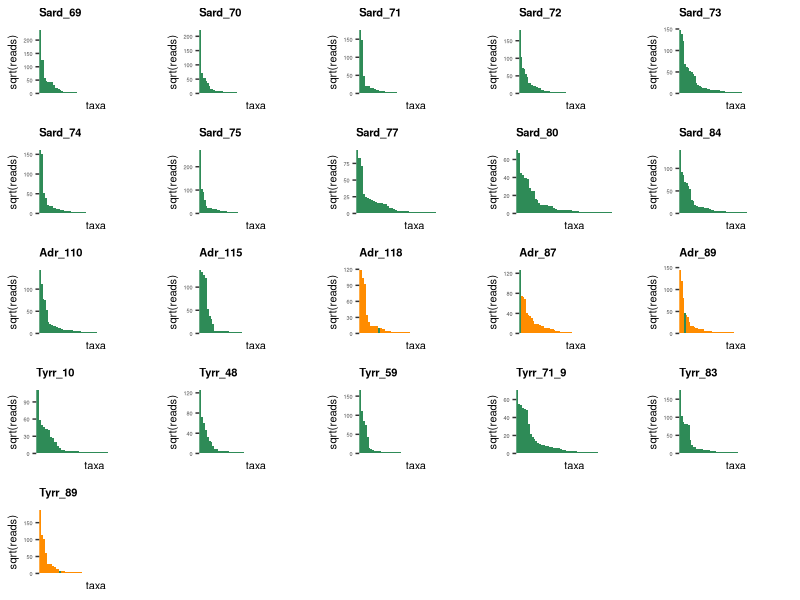

Recreate this plot in R.
### Load libraries 
library("ggplot2")
library("gridExtra")
library("stringr")

### Load abundance data
MetaAbund = read.csv("Metabarcoding.csv", stringsAsFactors = FALSE, sep = ",")
colnames(MetaAbund) = str_replace_all(colnames(MetaAbund), pattern = "[.]", replacement = " ")
CatchAbund <- read.csv("Species_Medits_2022_vertebrate.csv", stringsAsFactors = FALSE, sep = ",")
tot_abundance12S <- MetaAbund[,c(4:112)]
tot_abundance12S <- data.frame(species = colnames(tot_abundance12S),
                               totreads = apply(tot_abundance12S, 2, sum))
rownames(tot_abundance12S) <- NULL

##histograms by sampling site
abundance_12S <- MetaAbund[,c(1,4:112)]
abund_agg_12S <- aggregate(. ~ Staz, data = abundance_12S, mean)

#GSA11_69
abund_12S_69 <- data.frame(species = colnames(abund_agg_12S[-1]),
                           totreads = apply(abund_agg_12S[1,-1], 2, sum))
rownames(abund_12S_69) <- NULL
abund_12S_69 <- abund_12S_69[-which(abund_12S_69$totreads == 0),]
abund_12S_69 <- abund_12S_69[order(abund_12S_69$totreads, decreasing = TRUE),]
abund_12S_69$species =factor(abund_12S_69$species,levels=abund_12S_69$species)
abund_12S_69$group <- NA
bonus_species <- setdiff(unique(abund_12S_69$species), unique(CatchAbund$scientific_name))
for (i in 1:nrow(abund_12S_69)) {
  if(abund_12S_69$species[i] %in% bonus_species)
  {abund_12S_69$group[i] <- "MetabarcodingBonus"
  } else {
    abund_12S_69$group[i] <- "Metabarcoding&Catch"
  }
}

Prop_69 <- sum(abund_12S_69$totreads[1:2])/sum(abund_12S_69$totreads)

HistoAbund12S_69 <- ggplot(abund_12S_69,aes(x=species,y=totreads,fill=factor(group))) + 
  geom_bar(stat='identity', width = 1) + 
  scale_fill_manual(values = c("seagreen", "darkorange")) + 
  theme(axis.text.y = element_text(size = 4),
        axis.text.x = element_blank(),
        axis.title.x = element_text(size = 8),
        axis.title.y = element_text(size = 8),
        legend.position = "none",
        plot.title = element_text(colour = "black", size = 8, face = "bold"),
        panel.background = element_blank()) +
  guides(x = "none") +
  ggtitle("Sard_69") +
  labs(x = "taxa", y = "sqrt(reads)", col = "group")

#GSA11_70
abund_12S_70 <- data.frame(species = colnames(abund_agg_12S[-1]),
                           totreads = apply(abund_agg_12S[2,-1], 2, sum))
rownames(abund_12S_70) <- NULL
abund_12S_70 <- abund_12S_70[-which(abund_12S_70$totreads == 0),]
abund_12S_70 <- abund_12S_70[order(abund_12S_70$totreads, decreasing = TRUE),]
abund_12S_70$species =factor(abund_12S_70$species,levels=abund_12S_70$species)
abund_12S_70$group <- NA
bonus_species <- setdiff(unique(abund_12S_70$species), unique(CatchAbund$scientific_name))
for (i in 1:nrow(abund_12S_70)) {
  if(abund_12S_70$species[i] %in% bonus_species)
  {abund_12S_70$group[i] <- "MetabarcodingBonus"
  } else {
    abund_12S_70$group[i] <- "Metabarcoding&Catch"
  }
}

Prop_70 <- sum(abund_12S_70$totreads[1:5])/sum(abund_12S_70$totreads)

HistoAbund12S_70 <- ggplot(abund_12S_70,aes(x=species,y=totreads,fill=factor(group))) + 
  geom_bar(stat='identity', width = 1) + 
  scale_fill_manual(values = c("seagreen", "darkorange")) + 
  theme(axis.text.y = element_text(size = 4),
        axis.text.x = element_blank(),
        axis.title.x = element_text(size = 8),
        axis.title.y = element_text(size = 8),
        legend.position = "none",
        plot.title = element_text(colour = "black", size = 8, face = "bold"),
        panel.background = element_blank()) +
  guides(x = "none") +
  ggtitle("Sard_70") +
  labs(x = "taxa", y = "sqrt(reads)", col = "group")

#GSA11_71
abund_12S_71 <- data.frame(species = colnames(abund_agg_12S[-1]),
                           totreads = apply(abund_agg_12S[3,-1], 2, sum))
rownames(abund_12S_71) <- NULL
abund_12S_71 <- abund_12S_71[-which(abund_12S_71$totreads == 0),]
abund_12S_71 <- abund_12S_71[order(abund_12S_71$totreads, decreasing = TRUE),]
abund_12S_71$species =factor(abund_12S_71$species,levels=abund_12S_71$species)
abund_12S_71$group <- NA
bonus_species <- setdiff(unique(abund_12S_71$species), unique(CatchAbund$scientific_name))
for (i in 1:nrow(abund_12S_71)) {
  if(abund_12S_71$species[i] %in% bonus_species)
  {abund_12S_71$group[i] <- "MetabarcodingBonus"
  } else {
    abund_12S_71$group[i] <- "Metabarcoding&Catch"
  }
}

Prop_71 <- sum(abund_12S_71$totreads[1:12])/sum(abund_12S_71$totreads)

HistoAbund12S_71 <- ggplot(abund_12S_71,aes(x=species,y=totreads,fill=factor(group))) + 
  geom_bar(stat='identity', width = 1) + 
  scale_fill_manual(values = c("seagreen", "darkorange")) + 
  theme(axis.text.y = element_text(size = 4),
        axis.text.x = element_blank(),
        axis.title.x = element_text(size = 8),
        axis.title.y = element_text(size = 8),
        legend.position = "none",
        plot.title = element_text(colour = "black", size = 8, face = "bold"),
        panel.background = element_blank()) +
  guides(x = "none") +
  ggtitle("Sard_71") +
  labs(x = "taxa", y = "sqrt(reads)", col = "group")

#GSA11_72
abund_12S_72 <- data.frame(species = colnames(abund_agg_12S[-1]),
                           totreads = apply(abund_agg_12S[4,-1], 2, sum))
rownames(abund_12S_72) <- NULL
abund_12S_72 <- abund_12S_72[-which(abund_12S_72$totreads == 0),]
abund_12S_72 <- abund_12S_72[order(abund_12S_72$totreads, decreasing = TRUE),]
abund_12S_72$species =factor(abund_12S_72$species,levels=abund_12S_72$species)
abund_12S_72$group <- NA
bonus_species <- setdiff(unique(abund_12S_72$species), unique(CatchAbund$scientific_name))
for (i in 1:nrow(abund_12S_72)) {
  if(abund_12S_72$species[i] %in% bonus_species)
  {abund_12S_72$group[i] <- "MetabarcodingBonus"
  } else {
    abund_12S_72$group[i] <- "Metabarcoding&Catch"
  }
}

Prop_72 <- sum(abund_12S_72$totreads[1:8])/sum(abund_12S_72$totreads)

HistoAbund12S_72 <- ggplot(abund_12S_72,aes(x=species,y=totreads,fill=factor(group))) + 
  geom_bar(stat='identity', width = 1) + 
  scale_fill_manual(values = c("seagreen", "darkorange")) + 
  theme(axis.text.y = element_text(size = 4),
        axis.text.x = element_blank(),
        axis.title.x = element_text(size = 8),
        axis.title.y = element_text(size = 8),
        legend.position = "none",
        plot.title = element_text(colour = "black", size = 8, face = "bold"),
        panel.background = element_blank()) +
  guides(x = "none") +
  ggtitle("Sard_72") +
  labs(x = "taxa", y = "sqrt(reads)", col = "group")

#GSA11_73
abund_12S_73 <- data.frame(species = colnames(abund_agg_12S[-1]),
                           totreads = apply(abund_agg_12S[5,-1], 2, sum))
rownames(abund_12S_73) <- NULL
abund_12S_73 <- abund_12S_73[-which(abund_12S_73$totreads == 0),]
abund_12S_73 <- abund_12S_73[order(abund_12S_73$totreads, decreasing = TRUE),]
abund_12S_73$species =factor(abund_12S_73$species,levels=abund_12S_73$species)
abund_12S_73$group <- NA
bonus_species <- setdiff(unique(abund_12S_73$species), unique(CatchAbund$scientific_name))
for (i in 1:nrow(abund_12S_73)) {
  if(abund_12S_73$species[i] %in% bonus_species)
  {abund_12S_73$group[i] <- "MetabarcodingBonus"
  } else {
    abund_12S_73$group[i] <- "Metabarcoding&Catch"
  }
}

Prop_73 <- sum(abund_12S_73$totreads[1:6])/sum(abund_12S_73$totreads)

HistoAbund12S_73 <- ggplot(abund_12S_73,aes(x=species,y=totreads,fill=factor(group))) + 
  geom_bar(stat='identity', width = 1) + 
  scale_fill_manual(values = c("seagreen", "darkorange")) + 
  theme(axis.text.y = element_text(size = 4),
        axis.text.x = element_blank(),
        axis.title.x = element_text(size = 8),
        axis.title.y = element_text(size = 8),
        legend.position = "none",
        plot.title = element_text(colour = "black", size = 8, face = "bold"),
        panel.background = element_blank()) +
  guides(x = "none") +
  ggtitle("Sard_73") +
  labs(x = "taxa", y = "sqrt(reads)", col = "group")

#GSA11_74
abund_12S_74 <- data.frame(species = colnames(abund_agg_12S[-1]),
                           totreads = apply(abund_agg_12S[6,-1], 2, sum))
rownames(abund_12S_74) <- NULL
abund_12S_74 <- abund_12S_74[-which(abund_12S_74$totreads == 0),]
abund_12S_74 <- abund_12S_74[order(abund_12S_74$totreads, decreasing = TRUE),]
abund_12S_74$species =factor(abund_12S_74$species,levels=abund_12S_74$species)
abund_12S_74$group <- NA
bonus_species <- setdiff(unique(abund_12S_74$species), unique(CatchAbund$scientific_name))
for (i in 1:nrow(abund_12S_74)) {
  if(abund_12S_74$species[i] %in% bonus_species)
  {abund_12S_74$group[i] <- "MetabarcodingBonus"
  } else {
    abund_12S_74$group[i] <- "Metabarcoding&Catch"
  }
}

Prop_74 <- sum(abund_12S_74$totreads[1:14])/sum(abund_12S_74$totreads)

HistoAbund12S_74 <- ggplot(abund_12S_74,aes(x=species,y=totreads,fill=factor(group))) + 
  geom_bar(stat='identity', width = 1) + 
  scale_fill_manual(values = c("seagreen", "darkorange")) + 
  theme(axis.text.y = element_text(size = 4),
        axis.text.x = element_blank(),
        axis.title.x = element_text(size = 8),
        axis.title.y = element_text(size = 8),
        legend.position = "none",
        plot.title = element_text(colour = "black", size = 8, face = "bold"),
        panel.background = element_blank()) +
  guides(x = "none") +
  ggtitle("Sard_74") +
  labs(x = "taxa", y = "sqrt(reads)", col = "group")

#GSA11_75
abund_12S_75 <- data.frame(species = colnames(abund_agg_12S[-1]),
                           totreads = apply(abund_agg_12S[7,-1], 2, sum))
rownames(abund_12S_75) <- NULL
abund_12S_75 <- abund_12S_75[-which(abund_12S_75$totreads == 0),]
abund_12S_75 <- abund_12S_75[order(abund_12S_75$totreads, decreasing = TRUE),]
abund_12S_75$species =factor(abund_12S_75$species,levels=abund_12S_75$species)
abund_12S_75$group <- NA
bonus_species <- setdiff(unique(abund_12S_75$species), unique(CatchAbund$scientific_name))
for (i in 1:nrow(abund_12S_75)) {
  if(abund_12S_75$species[i] %in% bonus_species)
  {abund_12S_75$group[i] <- "MetabarcodingBonus"
  } else {
    abund_12S_75$group[i] <- "Metabarcoding&Catch"
  }
}

Prop_75 <- sum(abund_12S_75$totreads[1:13])/sum(abund_12S_75$totreads)

HistoAbund12S_75 <- ggplot(abund_12S_75,aes(x=species,y=totreads,fill=factor(group))) + 
  geom_bar(stat='identity', width = 1) + 
  scale_fill_manual(values = c("seagreen", "darkorange")) + 
  theme(axis.text.y = element_text(size = 4),
        axis.text.x = element_blank(),
        axis.title.x = element_text(size = 8),
        axis.title.y = element_text(size = 8),
        legend.position = "none",
        plot.title = element_text(colour = "black", size = 8, face = "bold"),
        panel.background = element_blank()) +
  guides(x = "none") +
  ggtitle("Sard_75") +
  labs(x = "taxa", y = "sqrt(reads)", col = "group")

#GSA11_77
abund_12S_77 <- data.frame(species = colnames(abund_agg_12S[-1]),
                           totreads = apply(abund_agg_12S[8,-1], 2, sum))
rownames(abund_12S_77) <- NULL
abund_12S_77 <- abund_12S_77[-which(abund_12S_77$totreads == 0),]
abund_12S_77 <- abund_12S_77[order(abund_12S_77$totreads, decreasing = TRUE),]
abund_12S_77$species =factor(abund_12S_77$species,levels=abund_12S_77$species)
abund_12S_77$group <- NA
bonus_species <- setdiff(unique(abund_12S_77$species), unique(CatchAbund$scientific_name))
for (i in 1:nrow(abund_12S_77)) {
  if(abund_12S_77$species[i] %in% bonus_species)
  {abund_12S_77$group[i] <- "MetabarcodingBonus"
  } else {
    abund_12S_77$group[i] <- "Metabarcoding&Catch"
  }
}

Prop_77 <- sum(abund_12S_77$totreads[1:12])/sum(abund_12S_77$totreads)

HistoAbund12S_77 <- ggplot(abund_12S_77,aes(x=species,y=totreads,fill=factor(group))) + 
  geom_bar(stat='identity', width = 1) + 
  scale_fill_manual(values = c("seagreen", "darkorange")) + 
  theme(axis.text.y = element_text(size = 4),
        axis.text.x = element_blank(),
        axis.title.x = element_text(size = 8),
        axis.title.y = element_text(size = 8),
        legend.position = "none",
        plot.title = element_text(colour = "black", size = 8, face = "bold"),
        panel.background = element_blank()) +
  guides(x = "none") +
  ggtitle("Sard_77") +
  labs(x = "taxa", y = "sqrt(reads)", col = "group")

#GSA11_80
abund_12S_80 <- data.frame(species = colnames(abund_agg_12S[-1]),
                           totreads = apply(abund_agg_12S[9,-1], 2, sum))
rownames(abund_12S_80) <- NULL
abund_12S_80 <- abund_12S_80[-which(abund_12S_80$totreads == 0),]
abund_12S_80 <- abund_12S_80[order(abund_12S_80$totreads, decreasing = TRUE),]
abund_12S_80$species =factor(abund_12S_80$species,levels=abund_12S_80$species)
abund_12S_80$group <- NA
bonus_species <- setdiff(unique(abund_12S_80$species), unique(CatchAbund$scientific_name))
for (i in 1:nrow(abund_12S_80)) {
  if(abund_12S_80$species[i] %in% bonus_species)
  {abund_12S_80$group[i] <- "MetabarcodingBonus"
  } else {
    abund_12S_80$group[i] <- "Metabarcoding&Catch"
  }
}

Prop_80 <- sum(abund_12S_80$totreads[1:8])/sum(abund_12S_80$totreads)

HistoAbund12S_80 <- ggplot(abund_12S_80,aes(x=species,y=totreads,fill=factor(group))) + 
  geom_bar(stat='identity', width = 1) + 
  scale_fill_manual(values = c("seagreen", "darkorange")) + 
  theme(axis.text.y = element_text( size = 4),
        axis.text.x = element_blank(),
        axis.title.x = element_text(size = 8),
        axis.title.y = element_text(size = 8),
        legend.position = "none",
        plot.title = element_text(colour = "black", size = 8, face = "bold"),
        panel.background = element_blank()) +
  guides(x = "none") +
  ggtitle("Sard_80") +
  labs(x = "taxa", y = "sqrt(reads)", col = "group")

#GSA11_84
abund_12S_84 <- data.frame(species = colnames(abund_agg_12S[-1]),
                           totreads = apply(abund_agg_12S[10,-1], 2, sum))
rownames(abund_12S_84) <- NULL
abund_12S_84 <- abund_12S_84[-which(abund_12S_84$totreads == 0),]
abund_12S_84 <- abund_12S_84[order(abund_12S_84$totreads, decreasing = TRUE),]
abund_12S_84$species =factor(abund_12S_84$species,levels=abund_12S_84$species)
abund_12S_84$group <- NA
bonus_species <- setdiff(unique(abund_12S_84$species), unique(CatchAbund$scientific_name))
for (i in 1:nrow(abund_12S_84)) {
  if(abund_12S_84$species[i] %in% bonus_species)
  {abund_12S_84$group[i] <- "MetabarcodingBonus"
  } else {
    abund_12S_84$group[i] <- "Metabarcoding&Catch"
  }
}

Prop_84 <- sum(abund_12S_84$totreads[1:12])/sum(abund_12S_84$totreads)

HistoAbund12S_84 <- ggplot(abund_12S_84,aes(x=species,y=totreads,fill=factor(group))) + 
  geom_bar(stat='identity', width = 1) + 
  scale_fill_manual(values = c("seagreen", "darkorange")) + 
  theme(axis.text.y = element_text(size = 4),
        axis.text.x = element_blank(),
        axis.title.x = element_text(size = 8),
        axis.title.y = element_text(size = 8),
        legend.position = "none",
        plot.title = element_text(colour = "black", size = 8, face = "bold"),
        panel.background = element_blank()) +
  guides(x = "none") +
  ggtitle("Sard_84") +
  labs(x = "taxa", y = "sqrt(reads)", col = "group")

#GSA17_110
abund_12S_110 <- data.frame(species = colnames(abund_agg_12S[-1]),
                            totreads = apply(abund_agg_12S[11,-1], 2, sum))
rownames(abund_12S_110) <- NULL
abund_12S_110 <- abund_12S_110[-which(abund_12S_110$totreads == 0),]
abund_12S_110 <- abund_12S_110[order(abund_12S_110$totreads, decreasing = TRUE),]
abund_12S_110$species =factor(abund_12S_110$species,levels=abund_12S_110$species)
abund_12S_110$group <- NA
bonus_species <- setdiff(unique(abund_12S_110$species), unique(CatchAbund$scientific_name))
for (i in 1:nrow(abund_12S_110)) {
  if(abund_12S_110$species[i] %in% bonus_species)
  {abund_12S_110$group[i] <- "MetabarcodingBonus"
  } else {
    abund_12S_110$group[i] <- "Metabarcoding&Catch"
  }
}

Prop_110 <- sum(abund_12S_110$totreads[1:4])/sum(abund_12S_110$totreads)

HistoAbund12S_110 <- ggplot(abund_12S_110,aes(x=species,y=totreads,fill=factor(group))) + 
  geom_bar(stat='identity', width = 1) + 
  scale_fill_manual(values = c("seagreen", "darkorange")) + 
  theme(axis.text.y = element_text( size = 4),
        axis.text.x = element_blank(),
        axis.title.x = element_text(size = 8),
        axis.title.y = element_text(size = 8),
        legend.position = "none",
        plot.title = element_text(colour = "black", size = 8, face = "bold"),
        panel.background = element_blank()) +
  guides(x = "none") +
  ggtitle("Adr_110") +
  labs(x = "taxa", y = "sqrt(reads)", col = "group")

#GSA17_115
abund_12S_115 <- data.frame(species = colnames(abund_agg_12S[-1]),
                            totreads = apply(abund_agg_12S[12,-1], 2, sum))
rownames(abund_12S_115) <- NULL
abund_12S_115 <- abund_12S_115[-which(abund_12S_115$totreads == 0),]
abund_12S_115 <- abund_12S_115[order(abund_12S_115$totreads, decreasing = TRUE),]
abund_12S_115$species =factor(abund_12S_115$species,levels=abund_12S_115$species)
abund_12S_115$group <- NA
bonus_species <- setdiff(unique(abund_12S_115$species), unique(CatchAbund$scientific_name))
for (i in 1:nrow(abund_12S_115)) {
  if(abund_12S_115$species[i] %in% bonus_species)
  {abund_12S_115$group[i] <- "MetabarcodingBonus"
  } else {
    abund_12S_115$group[i] <- "Metabarcoding&Catch"
  }
}

Prop_115 <- sum(abund_12S_115$totreads[1:16])/sum(abund_12S_115$totreads)

HistoAbund12S_115 <- ggplot(abund_12S_115,aes(x=species,y=totreads,fill=factor(group))) + 
  geom_bar(stat='identity', width = 1) + 
  scale_fill_manual(values = c("seagreen", "darkorange")) + 
  theme(axis.text.y = element_text(size = 4),
        axis.text.x = element_blank(),
        axis.title.x = element_text(size = 8),
        axis.title.y = element_text(size = 8),
        legend.position = "none",
        plot.title = element_text(colour = "black", size = 8, face = "bold"),
        panel.background = element_blank()) +
  guides(x = "none") +
  ggtitle("Adr_115") +
  labs(x = "taxa", y = "sqrt(reads)", col = "group")

#GSA17_118
abund_12S_118 <- data.frame(species = colnames(abund_agg_12S[-1]),
                            totreads = apply(abund_agg_12S[13,-1], 2, sum))
rownames(abund_12S_118) <- NULL
abund_12S_118 <- abund_12S_118[-which(abund_12S_118$totreads == 0),]
abund_12S_118 <- abund_12S_118[order(abund_12S_118$totreads, decreasing = TRUE),]
abund_12S_118$species =factor(abund_12S_118$species,levels=abund_12S_118$species)
abund_12S_118$group <- NA
bonus_species <- setdiff(unique(abund_12S_118$species), unique(CatchAbund$scientific_name))
for (i in 1:nrow(abund_12S_118)) {
  if(abund_12S_118$species[i] %in% bonus_species)
  {abund_12S_118$group[i] <- "MetabarcodingBonus"
  } else {
    abund_12S_118$group[i] <- "Metabarcoding&Catch"
  }
}

abund_12S_118$group[10] <- "Metabarcoding&Catch"

Prop_118 <- sum(abund_12S_118$totreads[1:20])/sum(abund_12S_118$totreads)

HistoAbund12S_118 <- ggplot(abund_12S_118,aes(x=species,y=totreads,fill=factor(group))) + 
  geom_bar(stat='identity', width = 1) + 
  scale_fill_manual(values = c("seagreen", "darkorange")) + 
  theme(axis.text.y = element_text(size = 4),
        axis.text.x = element_blank(),
        axis.title.x = element_text(size = 8),
        axis.title.y = element_text(size = 8),
        legend.position = "none",
        plot.title = element_text(colour = "black", size = 8, face = "bold"),
        panel.background = element_blank()) +
  guides(x = "none") +
  ggtitle("Adr_118") +
  labs(x = "taxa", y = "sqrt(reads)", col = "group")

#GSA17_87
abund_12S_87 <- data.frame(species = colnames(abund_agg_12S[-1]),
                           totreads = apply(abund_agg_12S[14,-1], 2, sum))
rownames(abund_12S_87) <- NULL
abund_12S_87 <- abund_12S_87[-which(abund_12S_87$totreads == 0),]
abund_12S_87 <- abund_12S_87[order(abund_12S_87$totreads, decreasing = TRUE),]
abund_12S_87$species =factor(abund_12S_87$species,levels=abund_12S_87$species)
abund_12S_87$group <- NA
bonus_species <- setdiff(unique(abund_12S_87$species), unique(CatchAbund$scientific_name))
for (i in 1:nrow(abund_12S_87)) {
  if(abund_12S_87$species[i] %in% bonus_species)
  {abund_12S_87$group[i] <- "MetabarcodingBonus"
  } else {
    abund_12S_87$group[i] <- "Metabarcoding&Catch"
  }
}

abund_12S_87$group[1] <- "Metabarcoding&Catch"

Prop_87 <- sum(abund_12S_87$totreads[1:16])/sum(abund_12S_87$totreads)

HistoAbund12S_87 <- ggplot(abund_12S_87,aes(x=species,y=totreads,fill=factor(group))) + 
  geom_bar(stat='identity', width = 1) + 
  scale_fill_manual(values = c("seagreen", "darkorange")) + 
  theme(axis.text.y = element_text(size = 4),
        axis.text.x = element_blank(),
        axis.title.x = element_text(size = 8),
        axis.title.y = element_text(size = 8),
        legend.position = "none",
        plot.title = element_text(colour = "black", size = 8, face = "bold"),
        panel.background = element_blank()) +
  guides(x = "none") +
  ggtitle("Adr_87") +
  labs(x = "taxa", y = "sqrt(reads)", col = "group")

#GSA17_89
abund_12S_89 <- data.frame(species = colnames(abund_agg_12S[-1]),
                           totreads = apply(abund_agg_12S[15,-1], 2, sum))
rownames(abund_12S_89) <- NULL
abund_12S_89 <- abund_12S_89[-which(abund_12S_89$totreads == 0),]
abund_12S_89 <- abund_12S_89[order(abund_12S_89$totreads, decreasing = TRUE),]
abund_12S_89$species =factor(abund_12S_89$species,levels=abund_12S_89$species)
abund_12S_89$group <- NA
bonus_species <- setdiff(unique(abund_12S_89$species), unique(CatchAbund$scientific_name))
for (i in 1:nrow(abund_12S_89)) {
  if(abund_12S_89$species[i] %in% bonus_species)
  {abund_12S_89$group[i] <- "MetabarcodingBonus"
  } else {
    abund_12S_89$group[i] <- "Metabarcoding&Catch"
  }
}

abund_12S_89$group[4] <- "Metabarcoding&Catch"

Prop_89 <- sum(abund_12S_89$totreads[1:6])/sum(abund_12S_89$totreads)

HistoAbund12S_89 <- ggplot(abund_12S_89,aes(x=species,y=totreads,fill=factor(group))) + 
  geom_bar(stat='identity', width = 1) + 
  scale_fill_manual(values = c("seagreen", "darkorange")) + 
  theme(axis.text.y = element_text(size = 4),
        axis.text.x = element_blank(),
        axis.title.x = element_text(size = 8),
        axis.title.y = element_text(size = 8),
        legend.position = "none",
        plot.title = element_text(colour = "black", size = 8, face = "bold"),
        panel.background = element_blank()) +
  guides(x = "none") +
  ggtitle("Adr_89") + 
  labs(x = "taxa", y = "sqrt(reads)", col = "group")

#GSA9_10
abund_12S_10 <- data.frame(species = colnames(abund_agg_12S[-1]),
                           totreads = apply(abund_agg_12S[16,-1], 2, sum))
rownames(abund_12S_10) <- NULL
abund_12S_10 <- abund_12S_10[-which(abund_12S_10$totreads == 0),]
abund_12S_10 <- abund_12S_10[order(abund_12S_10$totreads, decreasing = TRUE),]
abund_12S_10$species =factor(abund_12S_10$species,levels=abund_12S_10$species)
abund_12S_10$group <- NA
bonus_species <- setdiff(unique(abund_12S_10$species), unique(CatchAbund$scientific_name))
for (i in 1:nrow(abund_12S_10)) {
  if(abund_12S_10$species[i] %in% bonus_species)
  {abund_12S_10$group[i] <- "MetabarcodingBonus"
  } else {
    abund_12S_10$group[i] <- "Metabarcoding&Catch"
  }
}

Prop_10 <- sum(abund_12S_10$totreads[1:4])/sum(abund_12S_10$totreads)

HistoAbund12S_10 <- ggplot(abund_12S_10,aes(x=species,y=totreads,fill=factor(group))) + 
  geom_bar(stat='identity', width = 1) + 
  scale_fill_manual(values = c("seagreen", "darkorange")) + 
  theme(axis.text.y = element_text(size = 4),
        axis.text.x = element_blank(),
        axis.title.x = element_text(size = 8),
        axis.title.y = element_text(size = 8),
        legend.position = "none",
        plot.title = element_text(colour = "black", size = 8, face = "bold"),
        panel.background = element_blank()) +
  guides(x = "none") +
  ggtitle("Tyrr_10") + 
  labs(x = "taxa", y = "sqrt(reads)", col = "group")

#GSA9_48
abund_12S_48 <- data.frame(species = colnames(abund_agg_12S[-1]),
                           totreads = apply(abund_agg_12S[17,-1], 2, sum))
rownames(abund_12S_48) <- NULL
abund_12S_48 <- abund_12S_48[-which(abund_12S_48$totreads == 0),]
abund_12S_48 <- abund_12S_48[order(abund_12S_48$totreads, decreasing = TRUE),]
abund_12S_48$species =factor(abund_12S_48$species,levels=abund_12S_48$species)
abund_12S_48$group <- NA
bonus_species <- setdiff(unique(abund_12S_48$species), unique(CatchAbund$scientific_name))
for (i in 1:nrow(abund_12S_48)) {
  if(abund_12S_48$species[i] %in% bonus_species)
  {abund_12S_48$group[i] <- "MetabarcodingBonus"
  } else {
    abund_12S_48$group[i] <- "Metabarcoding&Catch"
  }
}

Prop_48 <- sum(abund_12S_48$totreads[1:8])/sum(abund_12S_48$totreads)

HistoAbund12S_48 <- ggplot(abund_12S_48,aes(x=species,y=totreads,fill=factor(group))) + 
  geom_bar(stat='identity', width = 1) + 
  scale_fill_manual(values = c("seagreen", "darkorange")) + 
  theme(axis.text.y = element_text(size = 4),
        axis.text.x = element_blank(),
        axis.title.x = element_text(size = 8),
        axis.title.y = element_text(size = 8),
        legend.position = "none",
        plot.title = element_text(colour = "black", size = 8, face = "bold"),
        panel.background = element_blank()) +
  guides(x = "none") +
  ggtitle("Tyrr_48") + 
  labs(x = "taxa", y = "sqrt(reads)", col = "group")

#GSA9_59
abund_12S_59 <- data.frame(species = colnames(abund_agg_12S[-1]),
                           totreads = apply(abund_agg_12S[18,-1], 2, sum))
rownames(abund_12S_59) <- NULL
abund_12S_59 <- abund_12S_59[-which(abund_12S_59$totreads == 0),]
abund_12S_59 <- abund_12S_59[order(abund_12S_59$totreads, decreasing = TRUE),]
abund_12S_59$species =factor(abund_12S_59$species,levels=abund_12S_59$species)
abund_12S_59$group <- NA
bonus_species <- setdiff(unique(abund_12S_59$species), unique(CatchAbund$scientific_name))
for (i in 1:nrow(abund_12S_59)) {
  if(abund_12S_59$species[i] %in% bonus_species)
  {abund_12S_59$group[i] <- "MetabarcodingBonus"
  } else {
    abund_12S_59$group[i] <- "Metabarcoding&Catch"
  }
}

Prop_59 <- sum(abund_12S_59$totreads[1:16])/sum(abund_12S_59$totreads)

HistoAbund12S_59 <- ggplot(abund_12S_59,aes(x=species,y=totreads,fill=factor(group))) + 
  geom_bar(stat='identity', width = 1) + 
  scale_fill_manual(values = c("seagreen", "darkorange")) + 
  theme(axis.text.y = element_text(size = 4),
        axis.text.x = element_blank(),
        axis.title.x = element_text(size = 8),
        axis.title.y = element_text(size = 8),
        legend.position = "none",
        plot.title = element_text(colour = "black", size = 8, face = "bold"),
        panel.background = element_blank()) +
  guides(x = "none") +
  ggtitle("Tyrr_59") + 
  labs(x = "taxa", y = "sqrt(reads)", col = "group")

#GSA9_71
abund_12S_71_9 <- data.frame(species = colnames(abund_agg_12S[-1]),
                             totreads = apply(abund_agg_12S[19,-1], 2, sum))
rownames(abund_12S_71_9) <- NULL
abund_12S_71_9 <- abund_12S_71_9[-which(abund_12S_71_9$totreads == 0),]
abund_12S_71_9 <- abund_12S_71_9[order(abund_12S_71_9$totreads, decreasing = TRUE),]
abund_12S_71_9$species =factor(abund_12S_71_9$species,levels=abund_12S_71_9$species)
abund_12S_71_9$group <- NA
bonus_species <- setdiff(unique(abund_12S_71_9$species), unique(CatchAbund$scientific_name))
for (i in 1:nrow(abund_12S_71_9)) {
  if(abund_12S_71_9$species[i] %in% bonus_species)
  {abund_12S_71_9$group[i] <- "MetabarcodingBonus"
  } else {
    abund_12S_71_9$group[i] <- "Metabarcoding&Catch"
  }
}

Prop_71_9 <- sum(abund_12S_71_9$totreads[1:10])/sum(abund_12S_71_9$totreads)

HistoAbund12S_71_9 <- ggplot(abund_12S_71_9,aes(x=species,y=totreads,fill=factor(group))) + 
  geom_bar(stat='identity', width = 1) + 
  scale_fill_manual(values = c("seagreen", "darkorange")) + 
  theme(axis.text.y = element_text(size = 4),
        axis.text.x = element_blank(),
        axis.title.x = element_text(size = 8),
        axis.title.y = element_text(size = 8),
        legend.position = "none",
        plot.title = element_text(colour = "black", size = 8, face = "bold"),
        panel.background = element_blank()) +
  guides(x = "none") +
  ggtitle("Tyrr_71_9") + 
  labs(x = "taxa", y = "sqrt(reads)", col = "group")

#GSA9_83
abund_12S_83 <- data.frame(species = colnames(abund_agg_12S[-1]),
                           totreads = apply(abund_agg_12S[20,-1], 2, sum))
rownames(abund_12S_83) <- NULL
abund_12S_83 <- abund_12S_83[-which(abund_12S_83$totreads == 0),]
abund_12S_83 <- abund_12S_83[order(abund_12S_83$totreads, decreasing = TRUE),]
abund_12S_83$species =factor(abund_12S_83$species,levels=abund_12S_83$species)
abund_12S_83$group <- NA
bonus_species <- setdiff(unique(abund_12S_83$species), unique(CatchAbund$scientific_name))
for (i in 1:nrow(abund_12S_83)) {
  if(abund_12S_83$species[i] %in% bonus_species)
  {abund_12S_83$group[i] <- "MetabarcodingBonus"
  } else {
    abund_12S_83$group[i] <- "Metabarcoding&Catch"
  }
}

Prop_83 <- sum(abund_12S_83$totreads[1:17])/sum(abund_12S_83$totreads)

HistoAbund12S_83 <- ggplot(abund_12S_83,aes(x=species,y=totreads,fill=factor(group))) + 
  geom_bar(stat='identity', width = 1) + 
  scale_fill_manual(values = c("seagreen", "darkorange")) + 
  theme(axis.text.y = element_text(size = 4),
        axis.text.x = element_blank(),
        axis.title.x = element_text(size = 8),
        axis.title.y = element_text(size = 8),
        legend.position = "none",
        plot.title = element_text(colour = "black", size = 8, face = "bold"),
        panel.background = element_blank()) +
  guides(x = "none") +
  ggtitle("Tyrr_83") + 
  labs(x = "taxa", y = "sqrt(reads)", col = "group")

#GSA9_87_9
abund_12S_87_9 <- data.frame(species = colnames(abund_agg_12S[-1]),
                             totreads = apply(abund_agg_12S[21,-1], 2, sum))
rownames(abund_12S_87_9) <- NULL
abund_12S_87_9 <- abund_12S_87_9[-which(abund_12S_87_9$totreads == 0),]
abund_12S_87_9 <- abund_12S_87_9[order(abund_12S_87_9$totreads, decreasing = TRUE),]
abund_12S_87_9$species =factor(abund_12S_87_9$species,levels=abund_12S_87_9$species)
abund_12S_87_9$group <- NA
bonus_species <- setdiff(unique(abund_12S_87_9$species), unique(CatchAbund$scientific_name))
for (i in 1:nrow(abund_12S_87_9)) {
  if(abund_12S_87_9$species[i] %in% bonus_species)
  {abund_12S_87_9$group[i] <- "MetabarcodingBonus"
  } else {
    abund_12S_87_9$group[i] <- "Metabarcoding&Catch"
  }
}

abund_12S_87_9$group[12] <- "Metabarcoding&Catch"

Prop_87_9 <- sum(abund_12S_87_9$totreads[1:16])/sum(abund_12S_87_9$totreads)

HistoAbund12S_87_9 <- ggplot(abund_12S_87_9,aes(x=species,y=totreads,fill=factor(group))) + 
  geom_bar(stat='identity', width = 1) + 
  scale_fill_manual(values = c("seagreen", "darkorange")) + 
  theme(axis.text.y = element_text(size = 4),
        axis.text.x = element_blank(),
        axis.title.x = element_text(size = 8),
        axis.title.y = element_text(size = 8),
        legend.position = "none",
        plot.title = element_text(colour = "black", size = 8, face = "bold"),
        panel.background = element_blank()) +
  guides(x = "none") +
  ggtitle("Tyrr_89") + 
  labs(x = "taxa", y = "sqrt(reads)", col = "group")

mean_prop <- sum(Prop_10, Prop_110, Prop_115, Prop_118, Prop_48,
                 Prop_59, Prop_69, Prop_70, Prop_71, Prop_71_9, Prop_72,
                 Prop_73, Prop_74, Prop_75, Prop_77, Prop_80, Prop_83,
                 Prop_84, Prop_87, Prop_87_9, Prop_89)/21

St_dev_prop <- sd(c(Prop_10, Prop_110, Prop_115, Prop_118, Prop_48,
                    Prop_59, Prop_69, Prop_70, Prop_71, Prop_71_9, Prop_72,
                    Prop_73, Prop_74, Prop_75, Prop_77, Prop_80, Prop_83,
                    Prop_84, Prop_87, Prop_87_9, Prop_89))


allHisto <- grid.arrange(HistoAbund12S_69, HistoAbund12S_70, HistoAbund12S_71, HistoAbund12S_72, HistoAbund12S_73,
                         HistoAbund12S_74, HistoAbund12S_75, HistoAbund12S_77, HistoAbund12S_80, HistoAbund12S_84,
                         HistoAbund12S_110, HistoAbund12S_115, HistoAbund12S_118, HistoAbund12S_87, HistoAbund12S_89,
                         HistoAbund12S_10, HistoAbund12S_48, HistoAbund12S_59, HistoAbund12S_71_9, HistoAbund12S_83, 
                         HistoAbund12S_87_9)